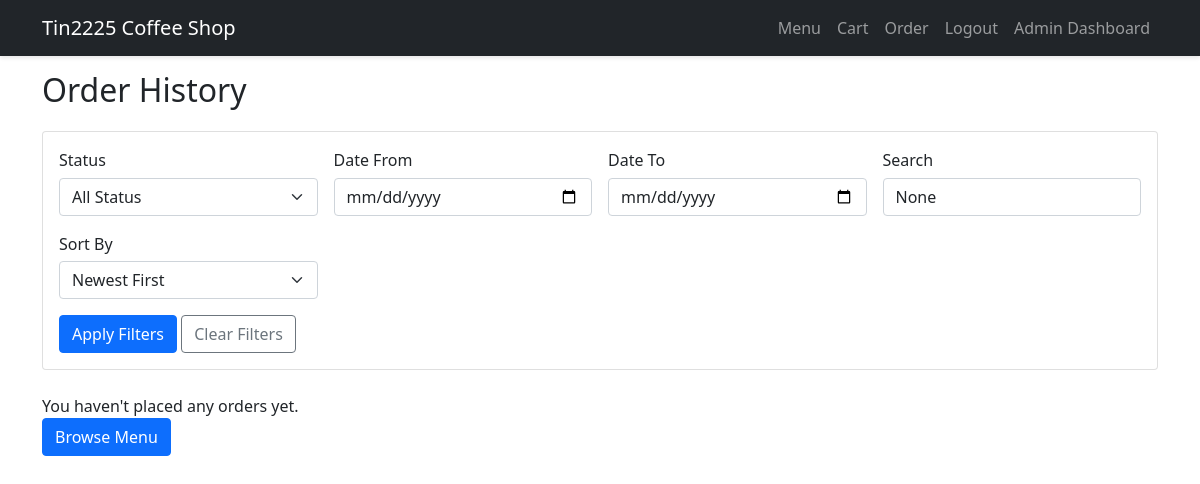
The app's page /orders/ (signed in), older data.
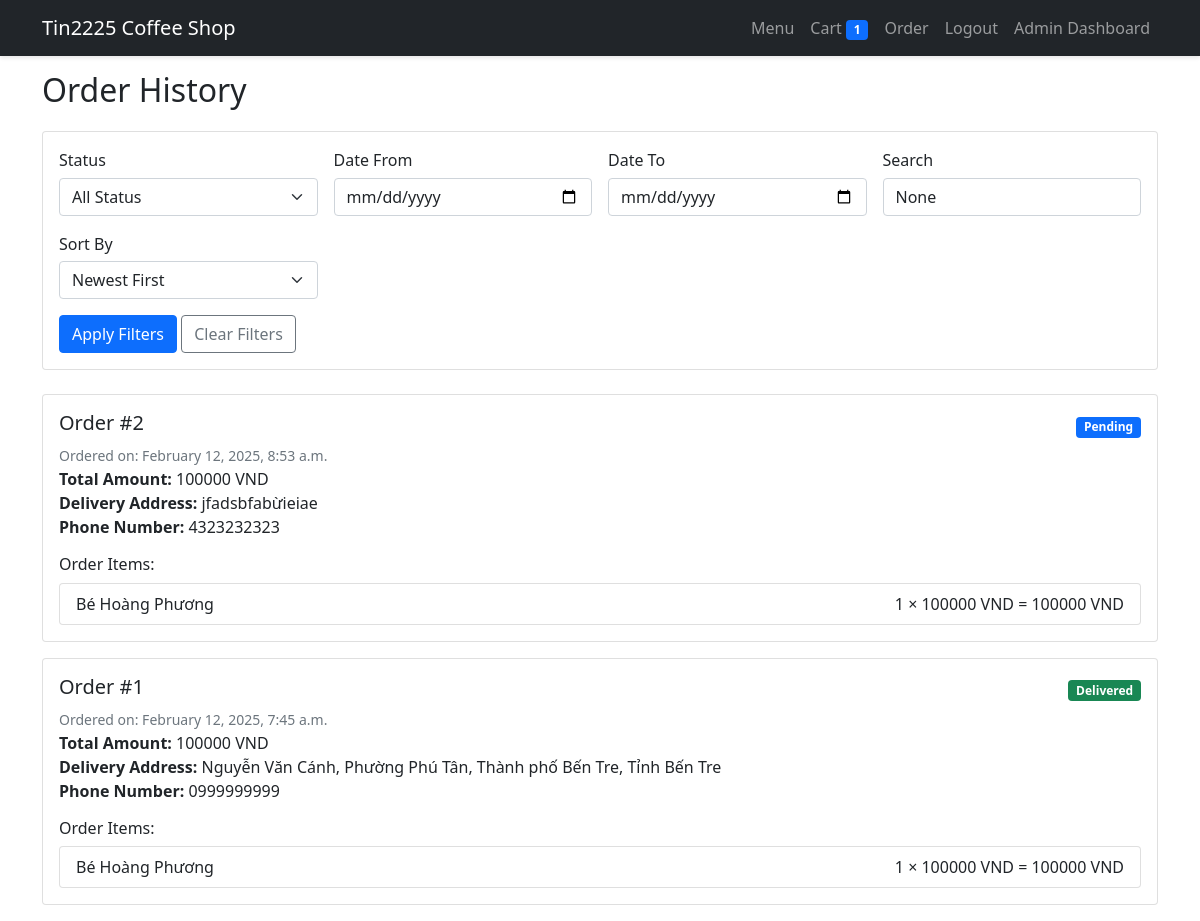
The same page, newer data.
### users/models.py (models this page shows, shortened)
class Order(models.Model):
    STATUS_CHOICES = [
        ('PENDING', 'Pending'),
        ('CONFIRMED', 'Confirmed'),
        ('PREPARING', 'Preparing'),
        ('OUT_FOR_DELIVERY', 'Out for Delivery'),
        ('DELIVERED', 'Delivered'),
        ('CANCELLED', 'Cancelled'),
    ]
    user = models.ForeignKey(User, on_delete=models.CASCADE)
    items = models.ManyToManyField(MenuItem, through='OrderItem')
    total_amount = models.DecimalField(max_digits=10, decimal_places=0)
    status = models.CharField(max_length=20, choices=STATUS_CHOICES, default='PENDING')
    phone_number = models.CharField(max_length=15)
    delivery_address = models.TextField()
    created_at = models.DateTimeField(auto_now_add=True)
    updated_at = models.DateTimeField(auto_now=True)
    pass

class OrderItem(models.Model):
    order = models.ForeignKey(Order, on_delete=models.CASCADE)
    menu_item = models.ForeignKey(MenuItem, on_delete=models.CASCADE)
    quantity = models.PositiveIntegerField(default=1)
    price = models.DecimalField(max_digits=10, decimal_places=0)
    def get_total(self):
        return self.price * self.quantity

class MenuItem(models.Model):
    name = models.CharField(max_length=100)
    description = models.TextField()
    price = models.DecimalField(max_digits=10, decimal_places=0)
    category = models.CharField(max_length=50)
    image = models.ImageField(upload_to='menu_items/', null=True, blank=True)
    is_available = models.BooleanField(default=True)
    created_at = models.DateTimeField(auto_now_add=True)

### users/views.py (the view)
# urls.py: path('orders/', user_views.order_history, name='order-history'),
@login_required
def order_history(request):
    orders_list = Order.objects.filter(user=request.user)
    status = request.GET.get('status')
    date_from = request.GET.get('date_from')
    date_to = request.GET.get('date_to')
    search = request.GET.get('search')
    if status:
        orders_list = orders_list.filter(status=status)
    if date_from:
        orders_list = orders_list.filter(created_at__gte=date_from)
    if date_to:
        orders_list = orders_list.filter(created_at__lte=date_to)
    if search:
        orders_list = orders_list.filter(
            Q(id__icontains=search) |
            Q(delivery_address__icontains=search) |
            Q(phone_number__icontains=search)
        )
    sort_by = request.GET.get('sort_by', '-created_at')  # Default sort by newest
    orders_list = orders_list.order_by(sort_by)
    paginator = Paginator(orders_list, 20)  # Show 20 orders per page
    page_number = request.GET.get('page')
    orders = paginator.get_page(page_number)
    context = {
        'orders': orders,
        'status_choices': Order.STATUS_CHOICES,
        'current_status': status,
        'current_sort': sort_by,
        'date_from': date_from,
        'date_to': date_to,
        'search': search,
    }
    return render(request, 'users/order_history.html', context)

### users/context_processors.py (called while the page is built)
def cart_item_count(request):
    if request.user.is_authenticated:
        cart_items = CartItem.objects.filter(user=request.user)
        return {'cart_items': cart_items}
    return {'cart_items': []}

### templates/users/order_history.html (shortened to what this page needs)
{% extends 'base.html' %}
{% block content %}
<div class="container">
    <h2 class="mb-4">Order History</h2>
    <div class="card mb-4">
        <div class="card-body">
            <form method="get" class="row g-3">
                <div class="col-md-3">
                    <label for="status" class="form-label">Status</label>
                    <select name="status" id="status" class="form-select">
                        <option value="">All Status</option>
                    </select>
                </div>
                <div class="col-md-3">
                    <label for="date_from" class="form-label">Date From</label>
                    <input type="date" class="form-control" id="date_from" name="date_from" value="{{ date_from }}">
                </div>
                <div class="col-md-3">
                    <label for="date_to" class="form-label">Date To</label>
                    <input type="date" class="form-control" id="date_to" name="date_to" value="{{ date_to }}">
                </div>
                <div class="col-md-3">
                    <label for="search" class="form-label">Search</label>
                    <input type="text" class="form-control" id="search" name="search" value="{{ search }}"
                           placeholder="Order ID, Address, Phone">
                </div>
                <div class="col-md-3">
                    <label for="sort_by" class="form-label">Sort By</label>
                    <select name="sort_by" id="sort_by" class="form-select">
                        <option value="-created_at" {% if current_sort == '-created_at' %}selected{% endif %}>Newest First</option>
                    </select>
                </div>
                <div class="col-12">
                    <button type="submit" class="btn btn-primary">Apply Filters</button>
                    <a href="{% url 'order-history' %}" class="btn btn-outline-secondary">Clear Filters</a>
                </div>
            </form>
        </div>
    </div>
    {% if orders %}
        {% for order in orders %}
        <div class="card mb-3">
            <div class="card-body">
                <div class="d-flex justify-content-between align-items-center">
                    <h5 class="card-title">Order #{{ order.id }}</h5>
                    <span class="badge bg-{% if order.status == 'DELIVERED' %}success{% elif order.status == 'CANCELLED' %}danger{% else %}primary{% endif %}">
                        {{ order.get_status_display }}
                    </span>
                </div>
                <p class="card-text">
                    <small class="text-muted">Ordered on: {{ order.created_at|date:"F j, Y, g:i a" }}</small>
                </p>
                <p><strong>Total Amount:</strong> {{ order.total_amount }} VND</p>
                <p><strong>Delivery Address:</strong> {{ order.delivery_address }}</p>
                <p><strong>Phone Number:</strong> {{ order.phone_number }}</p>
                <h6 class="mt-3">Order Items:</h6>
                <ul class="list-group">
                    {% for item in order.orderitem_set.all %}
                    <li class="list-group-item d-flex justify-content-between align-items-center">
                        {{ item.menu_item.name }}
                        <span>
                            {{ item.quantity }} × {{ item.price }} VND = {{ item.get_total }} VND
                        </span>
                    </li>
                    {% endfor %}
                </ul>
            </div>
        </div>
        {% endfor %}
    {% else %}
        <p>You haven't placed any orders yet.</p>
        <a href="{% url 'menu-list' %}" class="btn btn-primary">Browse Menu</a>
    {% endif %}
</div>
{% endblock %}

### templates/base.html (shortened to what this page needs)
<!DOCTYPE html>
<html lang="en">
<head>
    <link href="https://cdn.jsdelivr.net/npm/bootstrap@5.1.3/dist/css/bootstrap.min.css" rel="stylesheet">
    <link rel="stylesheet" href="https://cdnjs.cloudflare.com/ajax/libs/font-awesome/5.15.4/css/all.min.css">
</head>
<body>
    <nav class="navbar navbar-expand-lg navbar-dark bg-dark fixed-top">
        <div class="container">
            <a class="navbar-brand" href="{% url 'home' %}">Tin2225 Coffee Shop</a>
            <div class="collapse navbar-collapse" id="navbarNav">
                <div class="navbar-nav ms-auto">
                    <a class="nav-link" href="{% url 'menu-list' %}">Menu</a>
                    {% if user.is_authenticated %}
                        <a class="nav-link" href="{% url 'cart-view' %}">
                            Cart {% with total=cart_items|length %}
                                {% if total > 0 %}
                                    <span class="badge bg-primary">{{ total }}</span>
                                {% endif %}
                            {% endwith %}
                        </a>
                        <a class="nav-link" href="{% url 'order-history' %}">Order</a>
                        <a class="nav-link" href="{% url 'logout' %}">Logout</a>
                    {% else %}
                        <a class="nav-link" href="{% url 'login' %}">Login</a>
                        <a class="nav-link" href="{% url 'register' %}">Register</a>
                    {% endif %}
                    {% if user.is_staff %}
                        <a class="nav-link" href="{% url 'admin:index' %}">Admin Dashboard</a>
                    {% endif %}
                </div>
            </div>
        </div>
    </nav>
    {% block content %}
    {% endblock %}
</body>
</html>

### templates/base.html (style rules this page uses)
*, *::before, *::after { box-sizing: border-box; }
html { -moz-text-size-adjust: none; -webkit-text-size-adjust: none; text-size-adjust: none; }
body, h1, h2, h3, h4, p, figure, blockquote, dl, dd { margin-block-end: 0; }
body { min-height: 100vh; line-height: 1.5; }
h1, h2, h3, h4, button, input, label { line-height: 1.1; }
h1, h2, h3, h4 { text-wrap: balance; }
input, button, textarea, select { font-family: inherit; font-size: inherit; }
body { padding-top: 4.5rem; }
.navbar { position: fixed; top: 0; width: 100%; z-index: 1000; box-shadow: 0 2px 4px rgba(0,0,0,.1); }

Row changes from the older to the newer data that the page shows:
added Order: id "2", status "Pending", created_at "February 12, 2025, 8:53 a.m.", total_amount "100000", delivery_address "jfadsbfabừieiae", phone_number "4323232323"
added OrderItem: menu_item.name "Bé Hoàng Phương", quantity "1", price "100000", get_total "100000", shown under "2"
added Order: id "1", status "Delivered", created_at "February 12, 2025, 7:45 a.m.", total_amount "100000", delivery_address "Nguyễn Văn Cánh, Phường Phú Tân, Thành phố Bến Tre, Tỉnh Bến Tre", phone_number "0999999999"
added OrderItem: menu_item.name "Bé Hoàng Phương", quantity "1", price "100000", get_total "100000"
Text that changed along with them:
{{ total }}: (not shown) → "1"
text no longer shown: "You haven't placed any orders yet. Browse Menu"
